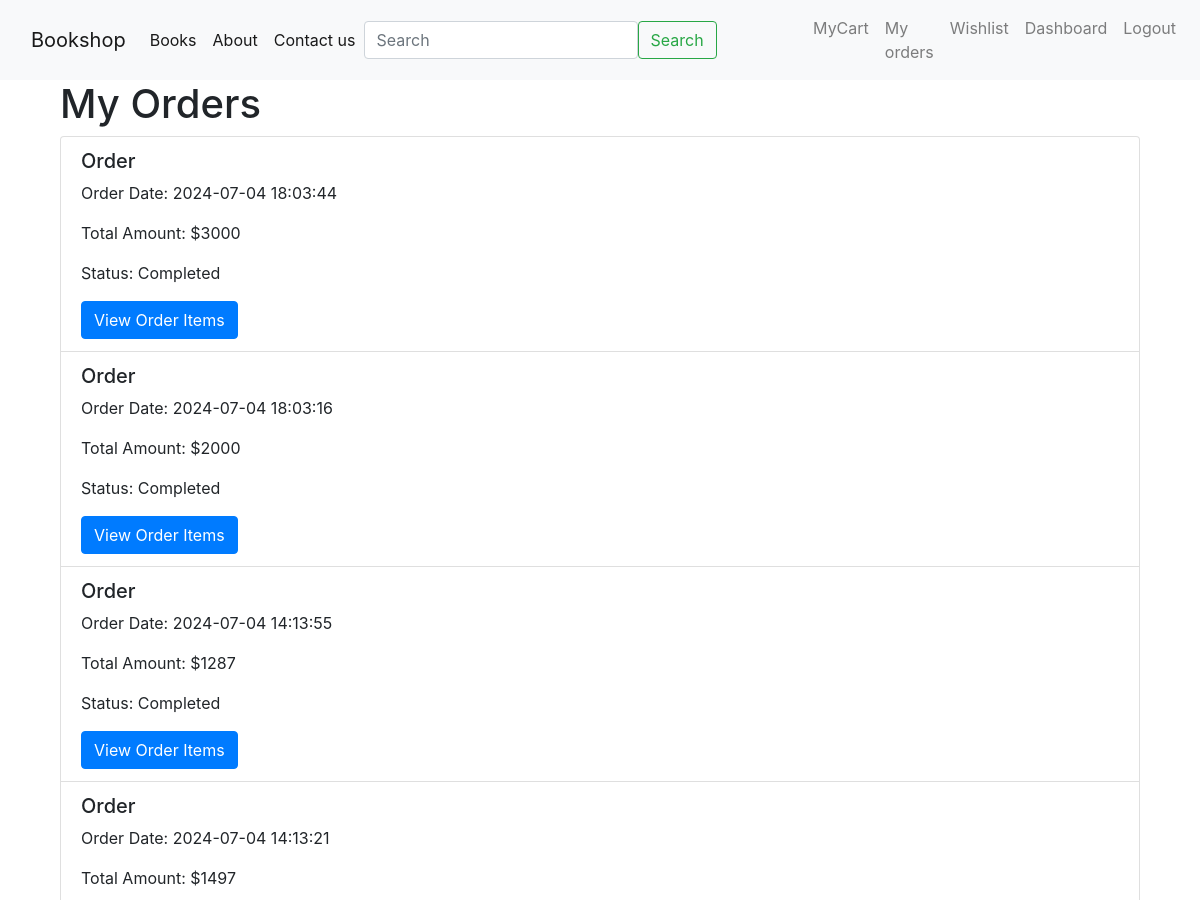
/orders (signed in, upper part), run on an earlier commit of the app's database.
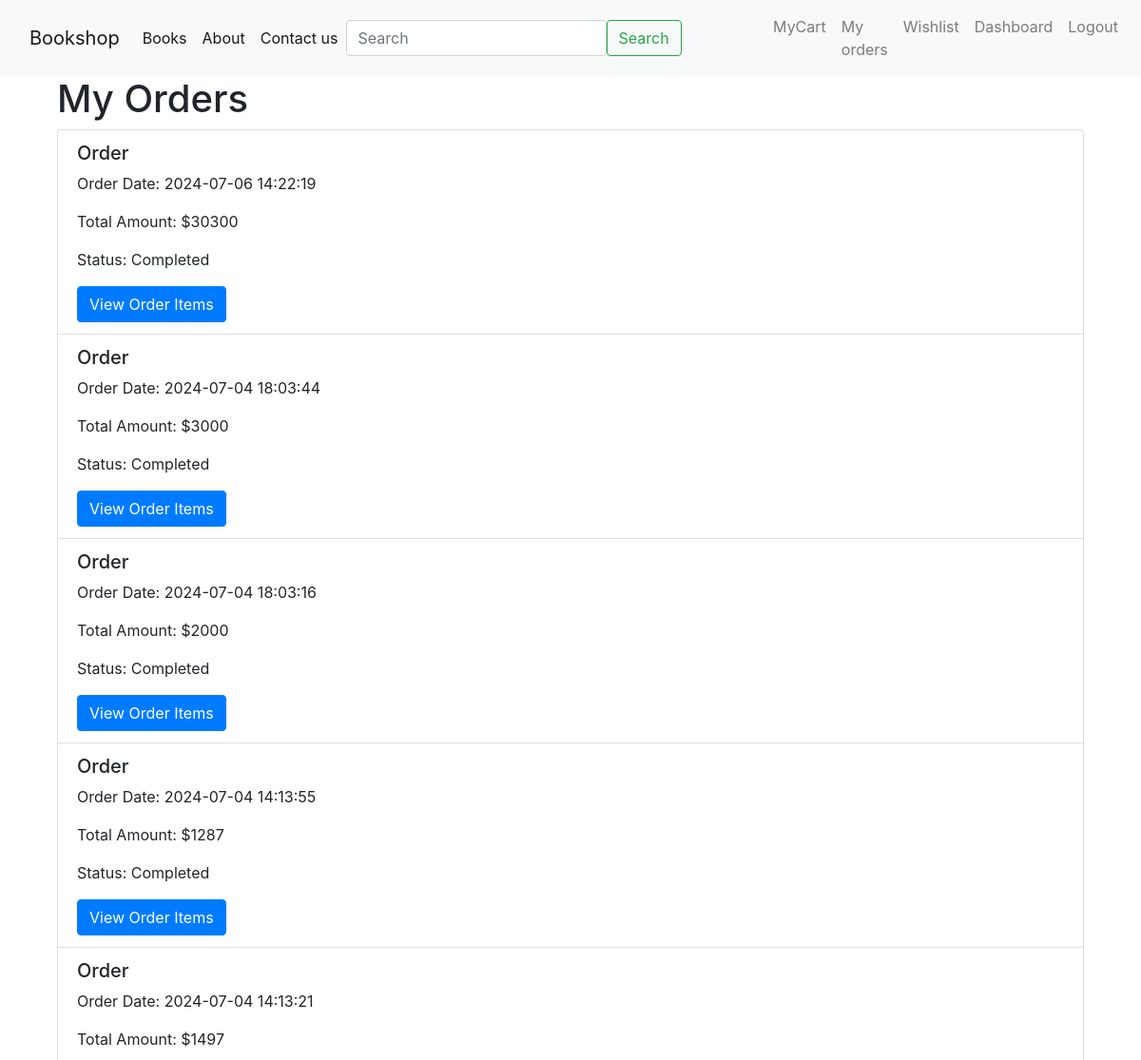
And on a later commit of the database.
### app.py (models this page shows)
class Orders(db.Model):
    __tablename__='orders'
    OrderID= db.Column(db.Integer, primary_key=True)
    UserID= db.Column(db.Integer,db.ForeignKey('users.UserID'), nullable=False)
    OrderDate= db.Column(db.DateTime, nullable=False)
    TotalAmount= db.Column(db.Integer,nullable=False)
    ShippingAddressID= db.Column(db.Integer,db.ForeignKey('addresses.AddressID'),nullable=False)
    BillingAddressID= db.Column(db.Integer,db.ForeignKey('addresses.AddressID'),nullable=False)
    OrderStatus= db.Column(db.String(20),nullable=False)

### app.py (the view)
@app.route('/orders')
def orders():
    if 'user_id' not in session:
        flash('Please log in first!', 'danger')
        return redirect(url_for('login'))
    user_id = session['user_id']
    orders = Orders.query.filter_by(UserID=user_id).order_by(Orders.OrderDate.desc()).all()
    return render_template('orders.html', orders=orders)

### templates/orders.html
{% extends 'base.html' %}
{% block body %}
<div class="container">
    <h1>My Orders</h1>
</div>
{% if orders %}
<div class="container">
    <ul class="list-group">
        {% for order in orders %}
        <li class="list-group-item">
            <h5>Order </h5>
            <p>Order Date: {{ order.OrderDate.strftime('%Y-%m-%d %H:%M:%S') }}</p>
            <p>Total Amount: ${{ order.TotalAmount }}</p>
            <p>Status: {{ order.OrderStatus }}</p>
            <a href="{{ url_for('order_items', order_id=order.OrderID) }}" class="btn btn-primary">View Order Items</a>
        </li>
        {% endfor %}
    </ul>
</div>
{% else %}
<p>No orders found.</p>
{% endif %}
{% endblock body %}

### templates/base.html (shortened to what this page needs)
<!doctype html>
<html lang="en">
  <head>
    <link rel="stylesheet" href="https://cdn.jsdelivr.net/npm/bootstrap@4.4.1/dist/css/bootstrap.min.css">
    <link href="https://cdn.jsdelivr.net/npm/bootstrap-icons/font/bootstrap-icons.css" rel="stylesheet">
  </head>
  <body>
    <header>
    <nav class="navbar navbar-expand-lg navbar-light bg-light">
        <div class="container">
            <a class="navbar-brand" href="/">Bookshop</a>
            <div id="navbar" class="navbar-collapse collapse">
                <ul class="navbar-nav ">
                    <li class="nav-item">
                        <a class="nav-link active" href="{{url_for('books')}}">Books</a>
                    </li>
                    <li class="nav-item">
                        <a class="nav-link active" href="/about">About</a>
                    </li>
                    <li class="nav-item">
                        <a class="nav-link active" href="/contactus">Contact us</a>
                    </li>
                </ul>
                <form class="d-flex" method="GET" action="{{ url_for('search') }}">
                    <input class="form-control me-2" type="search"  name="query" placeholder="Search" aria-label="Search">
                    <button class="btn btn-outline-success" type="submit">Search</button>
                </form>
            </div>
        </div>
        <ul class="navbar-nav ml-auto">
        {% if 'user_id' in session %}
        <li class="nav-item">
            <a class="nav-link" href="{{ url_for('mycart') }}">MyCart</a>
        </li>
        <li class="nav-item">
            <a class="nav-link" href="{{ url_for('orders') }}">My orders</a>
        </li>
        <li class="nav-item">
            <a class="nav-link" href="{{ url_for('wishlist') }}">Wishlist</a>
        </li>
        <li class="nav-item">
            <a class="nav-link" href="{{ url_for('dashboard') }}">Dashboard</a>
        </li>
        <li class="nav-item">
            <a class="nav-link" href="{{ url_for('logout') }}">Logout</a>
        </li>
        {% else %}
        <li class="nav-item">
            <a href="/login" > <button type="button" class="btn btn-light">Login/Signin</button></a>
        </li>
        {% endif %}
    </ul>
    </nav>
</header>
    <div class="container">
        {% block body %}
        {% endblock body %}
    </div>
</body>
</html>

What changed in the data, as far as the page shows it:
added Orders: OrderDate "2024-07-06 14:22:19", TotalAmount "30300", OrderStatus "Completed"
